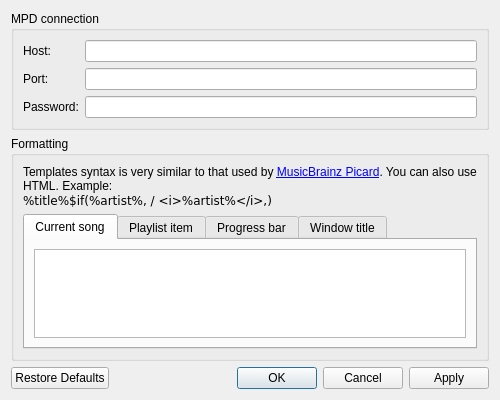
<?xml version="1.0" encoding="UTF-8"?>
<ui version="4.0">
 <class>settings</class>
 <widget class="QDialog" name="settings">
  <property name="windowModality">
   <enum>Qt::ApplicationModal</enum>
  </property>
  <property name="geometry">
   <rect>
    <x>0</x>
    <y>0</y>
    <width>500</width>
    <height>400</height>
   </rect>
  </property>
  <property name="windowTitle">
   <string>Settings</string>
  </property>
  <property name="modal">
   <bool>true</bool>
  </property>
  <layout class="QVBoxLayout" name="v">
   <item>
    <widget class="QGroupBox" name="conn_group">
     <property name="title">
      <string>MPD connection</string>
     </property>
     <layout class="QFormLayout" name="vc">
      <item row="0" column="0">
       <widget class="QLabel" name="host_lb">
        <property name="text">
         <string>Host:</string>
        </property>
        <property name="buddy">
         <cstring>host</cstring>
        </property>
       </widget>
      </item>
      <item row="0" column="1">
       <widget class="QLineEdit" name="host"/>
      </item>
      <item row="1" column="0">
       <widget class="QLabel" name="port_lb">
        <property name="text">
         <string>Port:</string>
        </property>
        <property name="buddy">
         <cstring>port</cstring>
        </property>
       </widget>
      </item>
      <item row="2" column="0">
       <widget class="QLabel" name="password_lb">
        <property name="text">
         <string>Password:</string>
        </property>
        <property name="buddy">
         <cstring>password</cstring>
        </property>
       </widget>
      </item>
      <item row="1" column="1">
       <widget class="QLineEdit" name="port">
        <property name="maxLength">
         <number>5</number>
        </property>
       </widget>
      </item>
      <item row="2" column="1">
       <widget class="QLineEdit" name="password">
        <property name="echoMode">
         <enum>QLineEdit::Password</enum>
        </property>
       </widget>
      </item>
     </layout>
    </widget>
   </item>
   <item>
    <widget class="QGroupBox" name="format_group">
     <property name="title">
      <string>Formatting</string>
     </property>
     <layout class="QVBoxLayout" name="vf">
      <item>
       <widget class="QLabel" name="help_lb">
        <property name="text">
         <string>Templates syntax is very similar to that used by &lt;a href=&quot;http://musicbrainz.org/&quot;&gt;MusicBrainz Picard&lt;/a&gt;. You can also use HTML. Example:&lt;br&gt;&lt;code&gt;%title%$if(%artist%, / &amp;lt;i&amp;gt;%artist%&amp;lt;/i&amp;gt;,)&lt;/code&gt;</string>
        </property>
        <property name="textFormat">
         <enum>Qt::RichText</enum>
        </property>
        <property name="wordWrap">
         <bool>true</bool>
        </property>
        <property name="textInteractionFlags">
         <set>Qt::TextBrowserInteraction</set>
        </property>
        <property name="buddy">
         <cstring>tabs</cstring>
        </property>
       </widget>
      </item>
      <item>
       <widget class="QTabWidget" name="tabs">
        <property name="currentIndex">
         <number>0</number>
        </property>
        <widget class="QWidget" name="tab1">
         <property name="sizePolicy">
          <sizepolicy hsizetype="Expanding" vsizetype="Expanding">
           <horstretch>0</horstretch>
           <verstretch>0</verstretch>
          </sizepolicy>
         </property>
         <attribute name="title">
          <string>Current song</string>
         </attribute>
         <layout class="QVBoxLayout" name="vf1">
          <item>
           <widget class="QPlainTextEdit" name="current_song"/>
          </item>
         </layout>
        </widget>
        <widget class="QWidget" name="tab2">
         <property name="sizePolicy">
          <sizepolicy hsizetype="Expanding" vsizetype="Expanding">
           <horstretch>0</horstretch>
           <verstretch>0</verstretch>
          </sizepolicy>
         </property>
         <attribute name="title">
          <string>Playlist item</string>
         </attribute>
         <layout class="QVBoxLayout" name="vf2">
          <item>
           <widget class="QPlainTextEdit" name="playlist_entry"/>
          </item>
         </layout>
        </widget>
        <widget class="QWidget" name="tab3">
         <property name="sizePolicy">
          <sizepolicy hsizetype="Expanding" vsizetype="Expanding">
           <horstretch>0</horstretch>
           <verstretch>0</verstretch>
          </sizepolicy>
         </property>
         <attribute name="title">
          <string>Progress bar</string>
         </attribute>
         <layout class="QVBoxLayout" name="vf3">
          <item>
           <widget class="QPlainTextEdit" name="progressbar"/>
          </item>
         </layout>
        </widget>
        <widget class="QWidget" name="tab4">
         <property name="sizePolicy">
          <sizepolicy hsizetype="Expanding" vsizetype="Expanding">
           <horstretch>0</horstretch>
           <verstretch>0</verstretch>
          </sizepolicy>
         </property>
         <attribute name="title">
          <string>Window title</string>
         </attribute>
         <layout class="QVBoxLayout" name="vf4">
          <item>
           <widget class="QPlainTextEdit" name="window_title"/>
          </item>
         </layout>
        </widget>
       </widget>
      </item>
     </layout>
    </widget>
   </item>
   <item>
    <widget class="QDialogButtonBox" name="buttonbox">
     <property name="orientation">
      <enum>Qt::Horizontal</enum>
     </property>
     <property name="standardButtons">
      <set>QDialogButtonBox::Apply|QDialogButtonBox::Cancel|QDialogButtonBox::Ok|QDialogButtonBox::RestoreDefaults</set>
     </property>
    </widget>
   </item>
  </layout>
 </widget>
 <resources/>
 <connections>
  <connection>
   <sender>buttonbox</sender>
   <signal>accepted()</signal>
   <receiver>settings</receiver>
   <slot>accept()</slot>
   <hints>
    <hint type="sourcelabel">
     <x>248</x>
     <y>254</y>
    </hint>
    <hint type="destinationlabel">
     <x>157</x>
     <y>274</y>
    </hint>
   </hints>
  </connection>
  <connection>
   <sender>buttonbox</sender>
   <signal>rejected()</signal>
   <receiver>settings</receiver>
   <slot>reject()</slot>
   <hints>
    <hint type="sourcelabel">
     <x>316</x>
     <y>260</y>
    </hint>
    <hint type="destinationlabel">
     <x>286</x>
     <y>274</y>
    </hint>
   </hints>
  </connection>
 </connections>
</ui>
